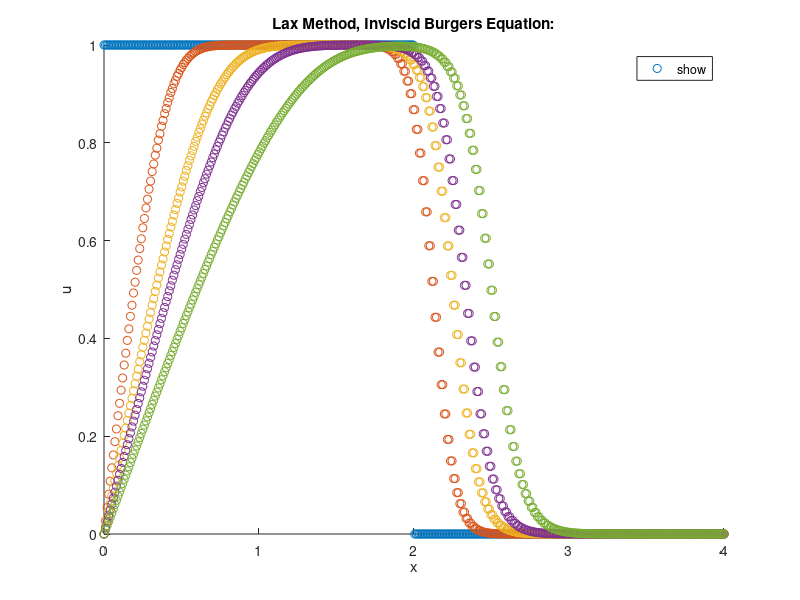

The MATLAB script that drew this image:
% Leander Tenbarge, Inviscid burger's equation
% Andersons CFD, page: 179
clear all

% Initial parameters:
dx = .01;
dt = 0.001;
xmax = 4;
nx = xmax/dx;
nt = 1000;


% Setting up initial conditions:
x = linspace(0,xmax,nx);
u = zeros(nx,nt);
u(1:round(nx/2),1) = 1;
leftValue = 1;
rightValue = 0;

% Making the anonymous funtion for f(u) = u^2/2
F = @(u) u^2/2;


% Utilizing the Lax method:
for j = 1:nt-1
    for i = 2:nx-1
        u(i,j+1) = (u(i+1,j) + u(i-1,j))/2 - (dt/(2*dx))*(F(u(i+1,j)) - F(u(i-1,j)));
    end
end


% Displaying the Results
hold on
title("Lax Method, Inviscid Burgers Equation:")
plot(x,u(:, round(1)),    'o', 'DisplayName', ['t = ', num2str(dt*round(1), '%.3f'), ' s']);
plot(x, u(:, round(nt/4)),    'o', 'DisplayName', ['t = ', num2str(dt*round(nt/4), '%.3f'), ' s']);
plot(x, u(:, round(nt/2)),    'o', 'DisplayName', ['t = ', num2str(dt*round(nt/2), '%.3f'), ' s']);
plot(x, u(:, round(2*nt/3)),  'o', 'DisplayName', ['t = ', num2str(dt*round(2*nt/3), '%.3f'), ' s']);
plot(x, u(:, round(nt)),      'o', 'DisplayName', ['t = ', num2str(dt*round(nt), '%.3f'), ' s']);

xlabel('x');
ylabel('u');
legend('show', 'Location', 'best');
hold off


